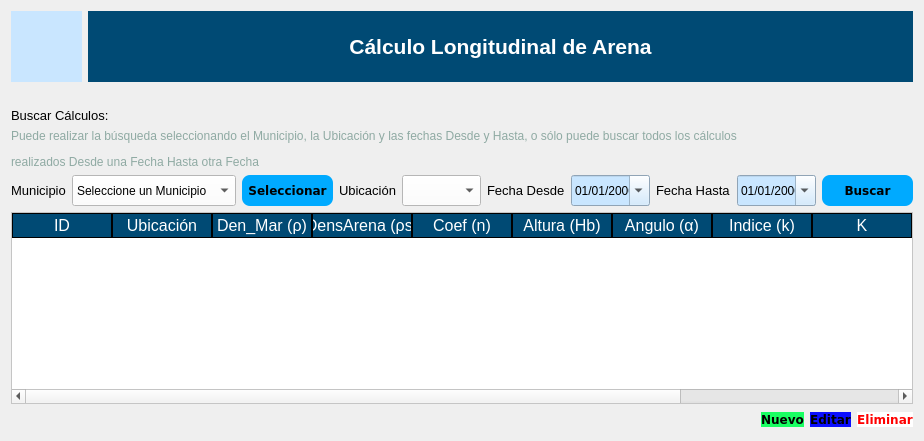
               <widget class="QWidget" name="page_calculo">
                <layout class="QVBoxLayout" name="verticalLayout_5">
                 <item>
                  <layout class="QHBoxLayout" name="horizontalLayout_26">
                   <item>
                    <widget class="QLabel" name="label_22">
                     <property name="minimumSize">
                      <size>
                       <width>71</width>
                       <height>71</height>
                      </size>
                     </property>
                     <property name="maximumSize">
                      <size>
                       <width>71</width>
                       <height>71</height>
                      </size>
                     </property>
                     <property name="styleSheet">
                      <string notr="true">background-color: rgb(201, 230, 255);</string>
                     </property>
                     <property name="text">
                      <string/>
                     </property>
                     <property name="pixmap">
                      <pixmap>pngwing.com(1).png</pixmap>
                     </property>
                     <property name="scaledContents">
                      <bool>true</bool>
                     </property>
                    </widget>
                   </item>
                   <item>
                    <widget class="QLabel" name="label_19">
                     <property name="minimumSize">
                      <size>
                       <width>701</width>
                       <height>71</height>
                      </size>
                     </property>
                     <property name="maximumSize">
                      <size>
                       <width>16777215</width>
                       <height>71</height>
                      </size>
                     </property>
                     <property name="styleSheet">
                      <string notr="true">background-color: rgb(0,74,116);
color: rgb(255, 255, 255);</string>
                     </property>
                     <property name="text">
                      <string>&lt;html&gt;&lt;head/&gt;&lt;body&gt;&lt;p align=&quot;center&quot;&gt;&lt;span style=&quot; font-size:16pt; font-weight:600;&quot;&gt;Cálculo Longitudinal de Arena&lt;/span&gt;&lt;/p&gt;&lt;/body&gt;&lt;/html&gt;</string>
                     </property>
                    </widget>
                   </item>
                  </layout>
                 </item>
                 <item>
                  <widget class="QLabel" name="label_3">
                   <property name="text">
                    <string/>
                   </property>
                  </widget>
                 </item>
                 <item>
                  <widget class="QLabel" name="label_25">
                   <property name="font">
                    <font>
                     <family>Arial</family>
                     <pointsize>10</pointsize>
                    </font>
                   </property>
                   <property name="styleSheet">
                    <string notr="true">background-color: #000000ff;</string>
                   </property>
                   <property name="text">
                    <string>&lt;html&gt;&lt;head/&gt;&lt;body&gt;&lt;p&gt;&lt;span style=&quot; font-size:10pt;&quot;&gt;Buscar Cálculos:&lt;/span&gt;&lt;/p&gt;&lt;/body&gt;&lt;/html&gt;</string>
                   </property>
                  </widget>
                 </item>
                 <item>
                  <layout class="QHBoxLayout" name="horizontalLayout_25">
                   <item>
                    <widget class="QLabel" name="label_37">
                     <property name="styleSheet">
                      <string notr="true">background-color: #000000ff;
color: rgb(143,170,163);</string>
                     </property>
                     <property name="text">
                      <string>&lt;html&gt;&lt;head/&gt;&lt;body&gt;&lt;p&gt;&lt;span style=&quot; font-size:9pt;&quot;&gt;Puede realizar la búsqueda seleccionando el Municipio, la Ubicación y las fechas Desde y Hasta, o sólo puede buscar todos los cálculos&lt;/span&gt;&lt;/p&gt;&lt;p&gt;&lt;span style=&quot; font-size:9pt;&quot;&gt; realizados Desde una Fecha Hasta otra Fecha&lt;/span&gt;&lt;/p&gt;&lt;/body&gt;&lt;/html&gt;</string>
                     </property>
                    </widget>
                   </item>
                   <item>
                    <spacer name="horizontalSpacer_19">
                     <property name="orientation">
                      <enum>Qt::Horizontal</enum>
                     </property>
                     <property name="sizeHint" stdset="0">
                      <size>
                       <width>40</width>
                       <height>20</height>
                      </size>
                     </property>
                    </spacer>
                   </item>
                  </layout>
                 </item>
                 <item>
                  <layout class="QHBoxLayout" name="horizontalLayout">
                   <item>
                    <widget class="QLabel" name="label_26">
                     <property name="text">
                      <string>&lt;html&gt;&lt;head/&gt;&lt;body&gt;&lt;p&gt;&lt;span style=&quot; font-size:10pt;&quot;&gt;Municipio&lt;/span&gt;&lt;/p&gt;&lt;/body&gt;&lt;/html&gt;</string>
                     </property>
                    </widget>
                   </item>
                   <item>
                    <widget class="QComboBox" name="comboBoxMunCalculo">
                     <property name="minimumSize">
                      <size>
                       <width>79</width>
                       <height>31</height>
                      </size>
                     </property>
                     <property name="maximumSize">
                      <size>
                       <width>16777215</width>
                       <height>31</height>
                      </size>
                     </property>
                     <property name="styleSheet">
                      <string notr="true">background-color: rgb(255, 255, 255);</string>
                     </property>
                     <item>
                      <property name="text">
                       <string>Seleccione un Municipio</string>
                      </property>
                     </item>
                    </widget>
                   </item>
                   <item>
                    <widget class="QPushButton" name="button_BuscarCalculos_2">
                     <property name="minimumSize">
                      <size>
                       <width>91</width>
                       <height>31</height>
                      </size>
                     </property>
                     <property name="maximumSize">
                      <size>
                       <width>91</width>
                       <height>31</height>
                      </size>
                     </property>
                     <property name="font">
                      <font>
                       <family>Verdana</family>
                       <pointsize>9</pointsize>
                       <weight>75</weight>
                       <bold>true</bold>
                      </font>
                     </property>
                     <property name="styleSheet">
                      <string notr="true">QPushButton{
background-color: rgb(0, 170, 255);
border-radius:8px;
}

QPushButton:hover{
background-color: rgb(0, 196, 255);
border-top-left-radius:12px;
border-bottom-left-radius:12px;

}</string>
                     </property>
                     <property name="text">
                      <string>Seleccionar</string>
                     </property>
                     <property name="iconSize">
                      <size>
                       <width>30</width>
                       <height>30</height>
                      </size>
                     </property>
                    </widget>
                   </item>
                   <item>
                    <widget class="QLabel" name="label_39">
                     <property name="styleSheet">
                      <string notr="true">background-color:#000000ff;</string>
                     </property>
                     <property name="text">
                      <string>&lt;html&gt;&lt;head/&gt;&lt;body&gt;&lt;p&gt;&lt;span style=&quot; font-size:10pt;&quot;&gt;Ubicación&lt;/span&gt;&lt;/p&gt;&lt;/body&gt;&lt;/html&gt;</string>
                     </property>
                    </widget>
                   </item>
                   <item>
                    <widget class="QComboBox" name="comboBoxUbicacion">
                     <property name="minimumSize">
                      <size>
                       <width>79</width>
                       <height>31</height>
                      </size>
                     </property>
                     <property name="maximumSize">
                      <size>
                       <width>16777215</width>
                       <height>31</height>
                      </size>
                     </property>
                     <property name="styleSheet">
                      <string notr="true">background-color: rgb(255, 255, 255);</string>
                     </property>
                    </widget>
                   </item>
                   <item>
                    <widget class="QLabel" name="label_27">
                     <property name="styleSheet">
                      <string notr="true">background-color:#000000ff;</string>
                     </property>
                     <property name="text">
                      <string>&lt;html&gt;&lt;head/&gt;&lt;body&gt;&lt;p&gt;&lt;span style=&quot; font-size:10pt;&quot;&gt;Fecha Desde&lt;/span&gt;&lt;/p&gt;&lt;/body&gt;&lt;/html&gt;</string>
                     </property>
                    </widget>
                   </item>
                   <item>
                    <widget class="QDateEdit" name="dateDesdeCalculo">
                     <property name="minimumSize">
                      <size>
                       <width>79</width>
                       <height>31</height>
                      </size>
                     </property>
                     <property name="maximumSize">
                      <size>
                       <width>79</width>
                       <height>31</height>
                      </size>
                     </property>
                     <property name="styleSheet">
                      <string notr="true">background-color: rgb(201, 230, 255);
color: rgb(0, 0, 0);</string>
                     </property>
                     <property name="displayFormat">
                      <string>dd/MM/yyyy</string>
                     </property>
                     <property name="calendarPopup">
                      <bool>true</bool>
                     </property>
                    </widget>
                   </item>
                   <item>
                    <widget class="QLabel" name="label_38">
                     <property name="styleSheet">
                      <string notr="true">background-color: #000000ff;</string>
                     </property>
                     <property name="text">
                      <string>&lt;html&gt;&lt;head/&gt;&lt;body&gt;&lt;p&gt;&lt;span style=&quot; font-size:10pt;&quot;&gt;Fecha Hasta&lt;/span&gt;&lt;/p&gt;&lt;/body&gt;&lt;/html&gt;</string>
                     </property>
                    </widget>
                   </item>
                   <item>
                    <widget class="QDateEdit" name="dateHastaCalculo">
                     <property name="minimumSize">
                      <size>
                       <width>79</width>
                       <height>31</height>
                      </size>
                     </property>
                     <property name="maximumSize">
                      <size>
                       <width>79</width>
                       <height>31</height>
                      </size>
                     </property>
                     <property name="styleSheet">
                      <string notr="true">background-color: rgb(201, 230, 255);
color: rgb(0, 0, 0);</string>
                     </property>
                     <property name="displayFormat">
                      <string>dd/MM/yyyy</string>
                     </property>
                     <property name="calendarPopup">
                      <bool>true</bool>
                     </property>
                    </widget>
                   </item>
                   <item>
                    <widget class="QPushButton" name="button_BuscarCalculos">
                     <property name="minimumSize">
                      <size>
                       <width>91</width>
                       <height>31</height>
                      </size>
                     </property>
                     <property name="maximumSize">
                      <size>
                       <width>91</width>
                       <height>31</height>
                      </size>
                     </property>
                     <property name="font">
                      <font>
                       <family>Verdana</family>
                       <pointsize>9</pointsize>
                       <weight>75</weight>
                       <bold>true</bold>
                      </font>
                     </property>
                     <property name="styleSheet">
                      <string notr="true">QPushButton{
background-color: rgb(0, 170, 255);
border-radius:8px;
}

QPushButton:hover{
background-color: rgb(0, 196, 255);
border-top-left-radius:12px;
border-bottom-left-radius:12px;

}</string>
                     </property>
                     <property name="text">
                      <string>Buscar</string>
                     </property>
                     <property name="icon">
                      <iconset>
                       <normaloff>pngwing.com.png</normaloff>pngwing.com.png</iconset>
                     </property>
                     <property name="iconSize">
                      <size>
                       <width>30</width>
                       <height>30</height>
                      </size>
                     </property>
                    </widget>
                   </item>
                  </layout>
                 </item>
                 <item>
                  <widget class="QTableWidget" name="table_Calculos">
                   <property name="styleSheet">
                    <string notr="true">QTableWidget{
background-color: rgb(255, 255, 255);
color: rgb(0, 0, 0);
gridline-color: rgb(0,74,116);
font-size:12pt;
color: rgb(0, 0, 0);
}
QHeaderView::section{
background-color: rgb(0,74,116);
color: rgb(255, 255, 255);
border:1px solid rgb(0,0,0);
font-size:12pt;

}
QTableWidgetQTableCornerButton::section{
background-color: rgb(255, 255, 255);
border:1px solid rgb(255,255,255);
}</string>
                   </property>
                   <column>
                    <property name="text">
                     <string>ID</string>
                    </property>
                   </column>
                   <column>
                    <property name="text">
                     <string>Ubicación</string>
                    </property>
                   </column>
                   <column>
                    <property name="text">
                     <string>Den_Mar (ρ)</string>
                    </property>
                   </column>
                   <column>
                    <property name="text">
                     <string>DensArena (ρs)</string>
                    </property>
                   </column>
                   <column>
                    <property name="text">
                     <string>Coef (n)</string>
                    </property>
                   </column>
                   <column>
                    <property name="text">
                     <string>Altura (Hb)</string>
                    </property>
                   </column>
                   <column>
                    <property name="text">
                     <string>Angulo (α)</string>
                    </property>
                   </column>
                   <column>
                    <property name="text">
                     <string>Indice (k)</string>
                    </property>
                   </column>
                   <column>
                    <property name="text">
                     <string>K</string>
                    </property>
                   </column>
                   <column>
                    <property name="text">
                     <string>g</string>
                    </property>
                   </column>
                   <column>
                    <property name="text">
                     <string>Resultado</string>
                    </property>
                   </column>
                   <column>
                    <property name="text">
                     <string>Fecha</string>
                    </property>
                   </column>
                  </widget>
                 </item>
                 <item>
                  <layout class="QHBoxLayout" name="horizontalLayout_5">
                   <item>
                    <spacer name="horizontalSpacer_3">
                     <property name="orientation">
                      <enum>Qt::Horizontal</enum>
                     </property>
                     <property name="sizeHint" stdset="0">
                      <size>
                       <width>40</width>
                       <height>20</height>
                      </size>
                     </property>
                    </spacer>
                   </item>
                   <item>
                    <widget class="QPushButton" name="button_NuevoCalculo">
                     <property name="font">
                      <font>
                       <family>Verdana</family>
                       <pointsize>9</pointsize>
                       <weight>75</weight>
                       <bold>true</bold>
                      </font>
                     </property>
                     <property name="styleSheet">
                      <string notr="true">
QPushButton{
color: rgb(0, 0, 0);
	background-color: rgb(25, 255, 98);
border-radius:8px;
}

QPushButton:hover{
background-color: rgb(47, 255, 158);
border-top-left-radius:12px;
border-bottom-left-radius:12px;

}</string>
                     </property>
                     <property name="text">
                      <string>Nuevo</string>
                     </property>
                     <property name="icon">
                      <iconset>
                       <normaloff>new-document-icon-16.png</normaloff>new-document-icon-16.png</iconset>
                     </property>
                     <property name="iconSize">
                      <size>
                       <width>30</width>
                       <height>30</height>
                      </size>
                     </property>
                    </widget>
                   </item>
                   <item>
                    <widget class="QPushButton" name="button_EditarCalculo">
                     <property name="font">
                      <font>
                       <family>Verdana</family>
                       <pointsize>9</pointsize>
                       <weight>75</weight>
                       <bold>true</bold>
                      </font>
                     </property>
                     <property name="styleSheet">
                      <string notr="true">QPushButton{
background-color: rgb(11, 15, 255);
color: rgb(0, 0, 0);
border-radius:8px;
}

QPushButton:hover{
background-color: rgb(16, 132, 255);
border-top-left-radius:12px;
border-bottom-left-radius:12px;

}</string>
                     </property>
                     <property name="text">
                      <string>Editar</string>
                     </property>
                     <property name="icon">
                      <iconset>
                       <normaloff>compose_edit_modify_icon_177770.png</normaloff>compose_edit_modify_icon_177770.png</iconset>
                     </property>
                     <property name="iconSize">
                      <size>
                       <width>30</width>
                       <height>30</height>
                      </size>
                     </property>
                    </widget>
                   </item>
                   <item>
                    <widget class="QPushButton" name="button_EliminarCalculo">
                     <property name="font">
                      <font>
                       <family>Verdana</family>
                       <pointsize>9</pointsize>
                       <weight>75</weight>
                       <bold>true</bold>
                      </font>
                     </property>
                     <property name="styleSheet">
                      <string notr="true">QPushButton{
color: rgb(255, 0, 0);
	background-color: rgb(255, 255, 255);
border-radius:8px;
}

QPushButton:hover{
background-color: rgb(255, 120, 129);
border-top-left-radius:12px;
border-bottom-left-radius:12px;

}</string>
                     </property>
                     <property name="text">
                      <string>Eliminar</string>
                     </property>
                     <property name="icon">
                      <iconset>
                       <normaloff>trash-icon-free-12.png</normaloff>trash-icon-free-12.png</iconset>
                     </property>
                     <property name="iconSize">
                      <size>
                       <width>30</width>
                       <height>30</height>
                      </size>
                     </property>
                    </widget>
                   </item>
                  </layout>
                 </item>
                </layout>
               </widget>
